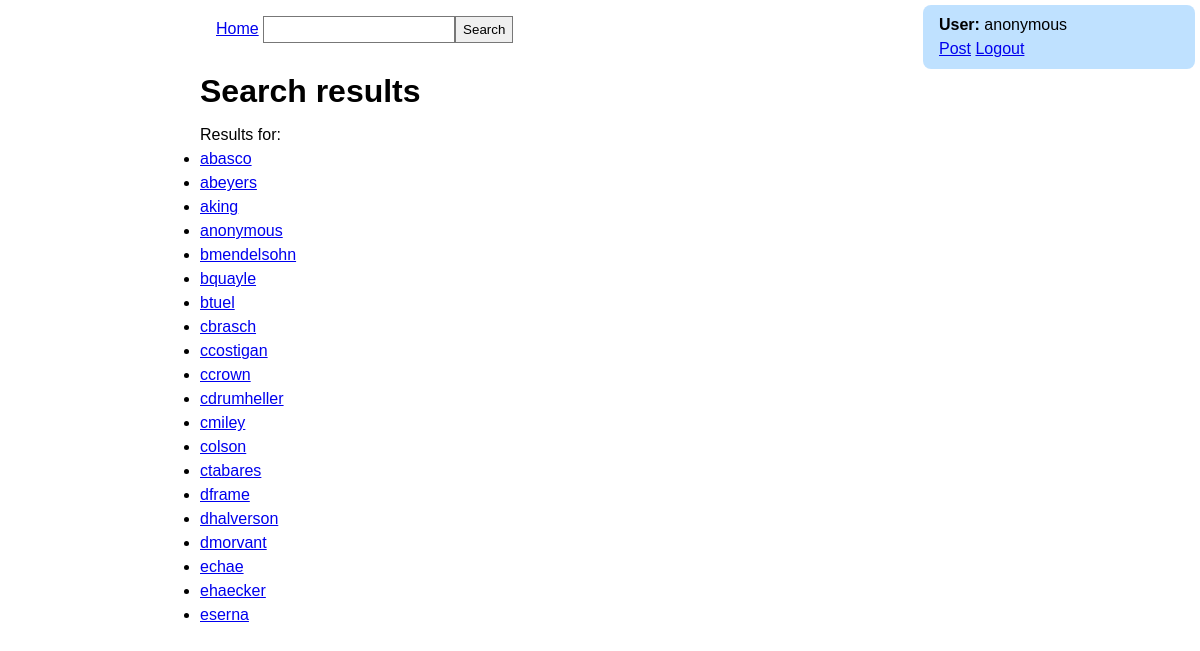
The page /search/ (signed in) on the database its author committed.
### tables this page shows
CREATE TABLE users (userid integer PRIMARY KEY, username VARCHAR(32), name TEXT, password VARCHAR(64), 
        email TEXT, usetwofactor INTEGER default 0, salt TEXT);

### blog.py (the view)
@app.route('/search/')
@std_context
def search_page():
    context = request.context
    search = request.args.get('s', '')
    users, validated_search = db.get_users(search)
    context['users'] = users
    context['query'] = validated_search
    return render_template('search_results.html', **context)

### blog.py (called while the page is built)
def std_context(f):
    @wraps(f)
    def wrapper(*args, **kwargs):
        context = {}
        request.context = context
        if 'validated' in session:
            context['loggedin'] = True
            context['username'] = session['username']
        else:
            context['loggedin'] = False
        return f(*args, **kwargs)
    return wrapper

@app.teardown_appcontext
def close_connection(exception):
    database = getattr(g, '_database', None)
    if database is not None:
        database.close()

### db.py (called while the page is built)
def get_db():
    db = getattr(g, '_database', None)
    if db is None:
        base_dir = os.path.dirname(os.path.abspath(__file__))
        db_path = os.path.join(base_dir, DATABASE)
        db = g._database = sqlite3.connect(db_path)
    def make_dicts(cursor, row):
        return dict((cursor.description[idx][0], value)
                    for idx, value in enumerate(row))
    db.row_factory = make_dicts
    return db

def query_db(query, args=(), one=False):
    cur = get_db().execute(query, args)
    rv = cur.fetchall()
    cur.close()
    return (rv[0] if rv else None) if one else rv

def get_users(search):
    query = "SELECT username FROM users WHERE username LIKE ? LIMIT 20"
    validated_search = validation.validate_text(search, max_length=30)
    users = query_db(query, ('%'+validated_search+'%',))
    return users, validated_search

### validation.py (called while the page is built)
def validate_text(user_input: str, max_length=max_post_length):
    replaced_input = user_input
    for key, value in encoding_list.items():
        replaced_input = replaced_input.replace(key, value)
    replaced_input = re.sub(r"&(?!#\d*;)", "&#38;", replaced_input)  # replace & that are not part of previous replaces
    return replaced_input if len(user_input) <= max_length else replaced_input[0:max_length]

### templates/search_results.html (shortened to what this page needs)
{% extends 'base.html' %}
{% block content %}
    <h1>Search results</h1>
    <p>Results for: {{query|safe}}</p>
    <ul>
        {% for user in users %}
        <li>
            <p><a href="/{{user.username|safe}}">{{user.username|safe}}</a></p>
        </li>
        {% endfor %}
    </ul>
{% endblock %}

### templates/base.html (shortened to what this page needs)
<!DOCTYPE html>
<html>
<head>
    <link rel="stylesheet" type="text/css" media="screen" href="/static/main.css" />
</head>
<body>
    <nav>
        <a href="/">Home</a>
        <form action="/search/" method="GET"><input type="text" name="s" /><input type="submit" value="Search" /></form>
    </nav>
    {% block login %}
    {% if loggedin %}
    <div id="userbox">
        <strong>User:</strong> {{username}}<br />
        <a href="/post/">Post</a>
        <a href="/logout/">Logout</a>
    </div>
    {% else %}
    <div id="loginbox">
        <a href="/login/">Login</a> <br>
        <a href="/create_account/">Create Account</a>
    </div>
    {% endif %}
    {% endblock %}
    {% block content %}
    {% endblock %}
</body>
</html>

### static/main.css (style rules this page uses)
body, h1, h2, h3, p, div, li, ul, form, input { margin: 0; padding: 0; line-height: 1em; border: 0; }
body { line-height: 1.5em; font-family: sans-serif; width: 50em; margin: 0 auto; padding-bottom: 2em; }
h1 { padding-top: 0.5em; padding-bottom: 0.5em; }
form input { border: 1px solid #777; line-height: 1.5em; padding: 0.2em 0.5em; }
p { line-height: 1.5em; }
#userbox, #loginbox { position: fixed; top: 5px; right: 5px; width: 15em; height: 3em; background: rgba(128, 196, 255, 0.5); padding: 0.5em 1em; border-radius: 8px; line-height: 1.5em; }
nav { padding: 1em; }
nav a { display: inline; }
nav form { display: inline; }

### rows shown on the page
users: username "anonymous"
users: username "abasco"
users: username "abeyers"
users: username "aking"
users: username "bmendelsohn"
users: username "bquayle"
users: username "btuel"
users: username "cbrasch"
users: username "ccostigan"
users: username "ccrown"
users: username "cdrumheller"
users: username "cmiley"
users: username "colson"
users: username "ctabares"
users: username "dframe"
users: username "dhalverson"
users: username "dmorvant"
users: username "echae"
users: username "ehaecker"
users: username "eserna"
